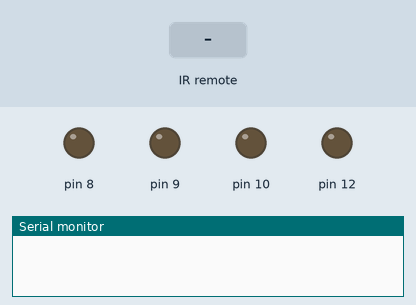
Bench run of a sketch on a simulated Arduino Uno, built with avr-gcc and run on an emulated ATmega328P. Parts: output pins drawn as LEDs (lit = HIGH), the last lines printed to the serial monitor. The inputs (shaded band) are chosen by the test bench.

Above: at 1.2 s.
1.3 s: infrared code 0xFF52AD received
At 2.5 s:
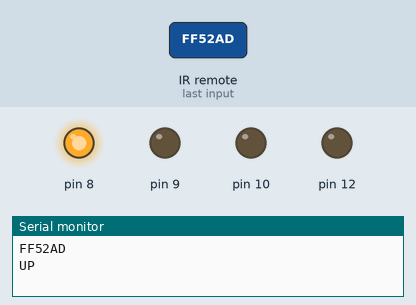
2.8 s: infrared code 0xFF7887 received
At 3.8 s:
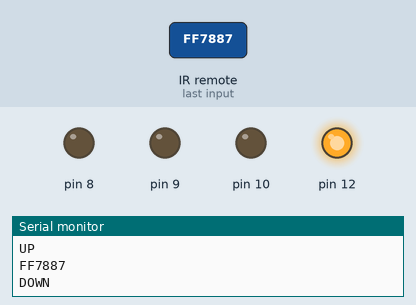
4.3 s: infrared code 0xFFB847 received
At 4.9 s:
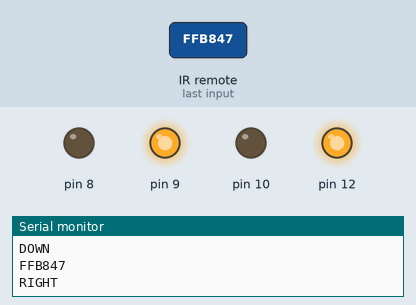
5.8 s: infrared code 0xFF42BD received
At 6.1 s:
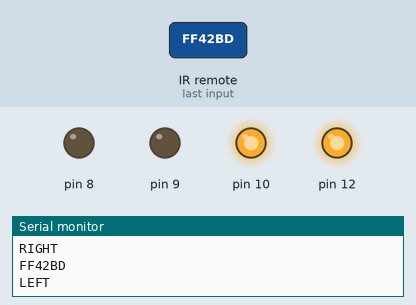
7.3 s: infrared code 0xFFC23D received
At 8.7 s:
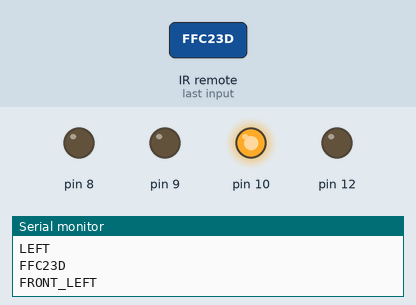
9.2 s: infrared code 0xFF629D received
At 10.2 s:
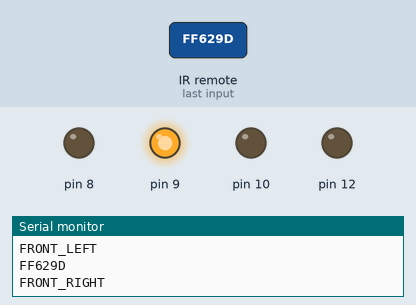
Timing chart, 0 to 12.1 s (numbered marks = the images above; inputs shaded):
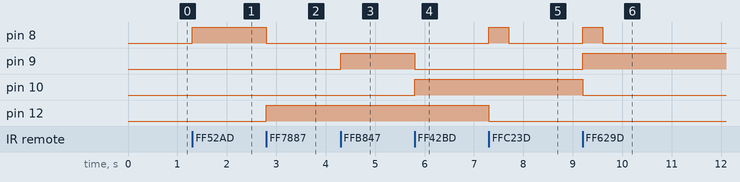

Measured:
- after the input at 1.3 s, pin 8: LOW → HIGH at once
- after the input at 2.8 s, pin 8: HIGH → LOW at once; pin 12: LOW → HIGH at once
- after the input at 4.3 s, pin 9: LOW → HIGH at once
- after the input at 5.8 s, pin 9: HIGH → LOW at once; pin 10: LOW → HIGH at once
- after the input at 7.3 s, pin 8: LOW → HIGH at once, → LOW 0.40 s later; pin 12: HIGH → LOW at once
- after the input at 9.2 s, pin 8: LOW → HIGH at once, → LOW 0.40 s later; pin 9: LOW → HIGH at once; pin 10: HIGH → LOW at once

The sketch:

sketch_nov26d.ino
```cpp
#include <IRremote.h>
#include <IRremoteInt.h>

int RECV_PIN = 11;
IRrecv irrecv(RECV_PIN);
decode_results results;

void setup()
{
  Serial.begin(9600);
  irrecv.enableIRIn(); // Start the receiver
  pinMode(12, OUTPUT);
  pinMode(8, OUTPUT);
  pinMode(9, OUTPUT);
  pinMode(10, OUTPUT);
}

void loop()
{
  if (irrecv.decode(&results))
    {
     Serial.println(results.value, HEX);
     switch(results.value)
     {
       case 0xFF02FD:
       {
         Serial.println("POWER");
         digitalWrite(12, LOW);
         digitalWrite(8,LOW);
         digitalWrite(9, LOW);
         digitalWrite(10,LOW);
       }
         break;
       case 0xFF52AD:
       {
         Serial.println("UP");
         digitalWrite(12,LOW);
         digitalWrite(8,HIGH);
       }
       break;

       case 0xFF7887:
       {
         Serial.println("DOWN");
         digitalWrite(12,HIGH);
         digitalWrite(8,LOW);
       }
         break;

       case 0xFFB847:
       {
         Serial.println("RIGHT");
         digitalWrite(9,HIGH);
         digitalWrite(10,LOW);
       }
         break;

       case 0xFF42BD:
       {
         Serial.println("LEFT");
         digitalWrite(10,HIGH);
         digitalWrite(9,LOW);
       }
         break;
       case 0xFFC23D:
       {
         Serial.println("FRONT_LEFT");

         digitalWrite(9,LOW);
         digitalWrite(10,HIGH);

         digitalWrite(12,LOW);
         digitalWrite(8,HIGH);

         delay(400);
         digitalWrite(8,LOW);
       }
         break;

       case 0xFF629D:
       {
         Serial.println("FRONT_RIGHT");
         digitalWrite(12,LOW);
         digitalWrite(8,HIGH);
         digitalWrite(10,LOW);
         digitalWrite(9,HIGH);
         delay(400);
         digitalWrite(8,LOW);
       }
         break;

       case 0xFFF807:
       {
         Serial.println("REAR_LEFT");
         digitalWrite(12,HIGH);
         digitalWrite(8,LOW);
         digitalWrite(10,HIGH);
         digitalWrite(9,LOW);
         delay(400);
         digitalWrite(12,LOW);
       }
         break;

       case 0xFF38C7:
       {
         Serial.println("REAR_RIGHT");
         digitalWrite(12,HIGH);
         digitalWrite(8,LOW);
         digitalWrite(10,LOW);
         digitalWrite(9,HIGH);
         delay(400);
         digitalWrite(12,LOW);
       }
         break;

       /*default:
       {
         Serial.println("DEFAULT");
         digitalWrite(12,LOW);
         digitalWrite(8,LOW);
         digitalWrite(11,LOW);
         digitalWrite(10,LOW);
       }*/
     }
     irrecv.resume(); // Receive the next value
    }
}
```
